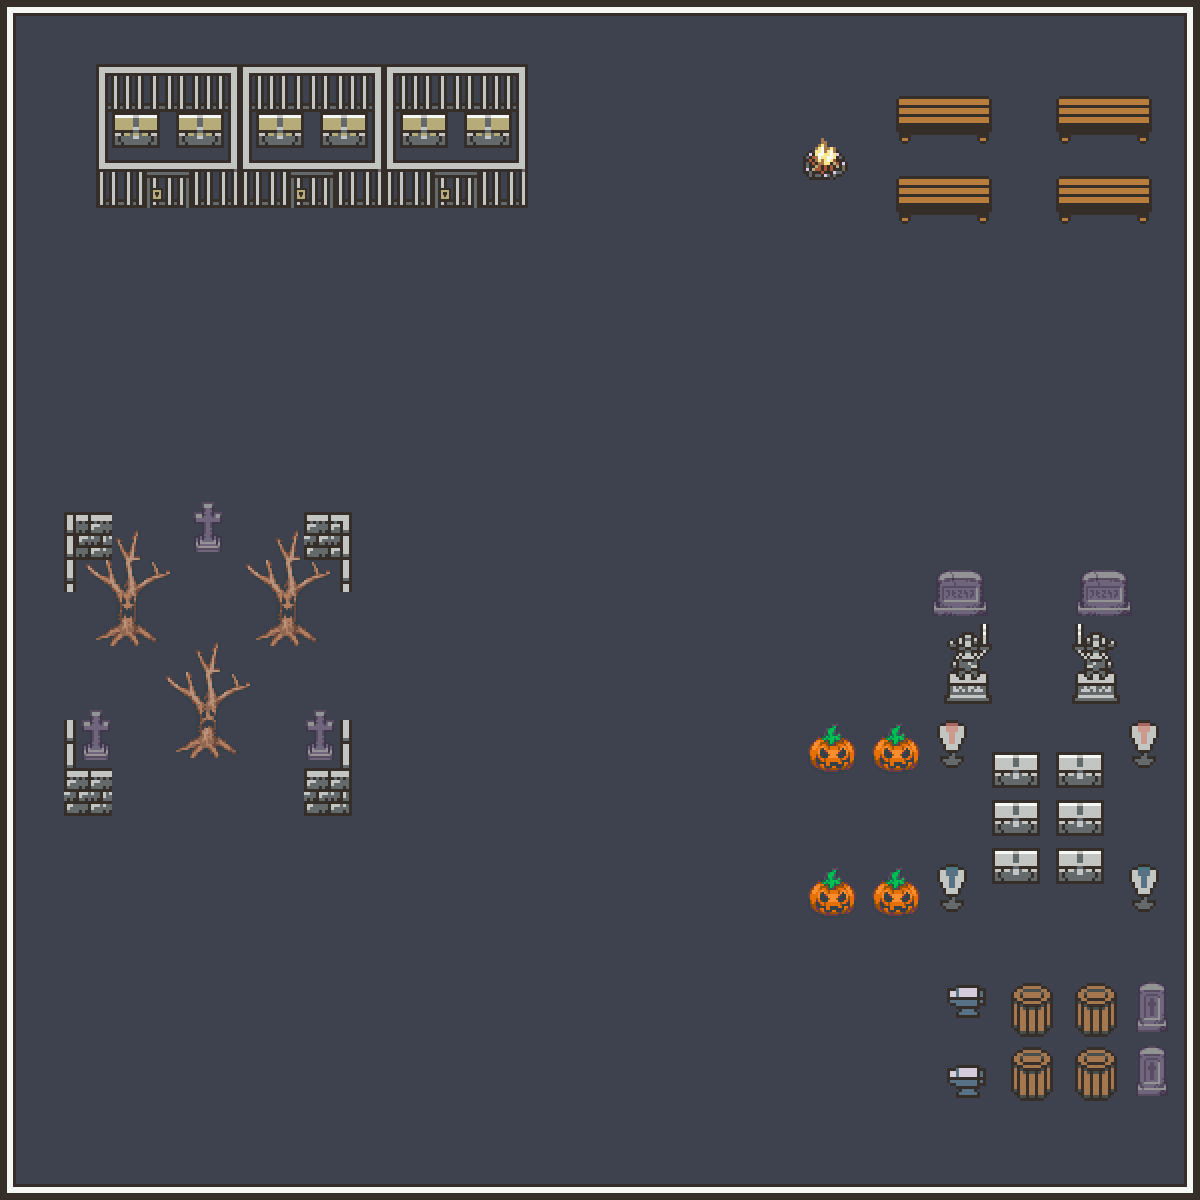

Tiled map render using the project's own tile images. Description and the map definition, with tile-layer contents summarised, below:
An orthogonal 75x75 tile map with 16x16 px tiles, 2 tile layers (background, foreground), 3 tilesets.

<map version="1.2" tiledversion="1.2.1" orientation="orthogonal" renderorder="right-down" width="75" height="75" tilewidth="16" tileheight="16" infinite="0" nextlayerid="3" nextobjectid="1">
 <tileset firstgid="1" source="spooky.tsx" />
 <tileset firstgid="2305" source="dungeon.tsx" />
 <tileset firstgid="2857" source="pump.tsx" />
 <layer id="1" name="background" width="75" height="75">
  <data>[5625 cells, 5624 non-empty, 6 distinct tile ids]</data>
 </layer>
 <layer id="2" name="foreground" width="75" height="75">
  <data>[5625 cells, 1067 non-empty, 322 distinct tile ids]</data>
 </layer>
</map>
